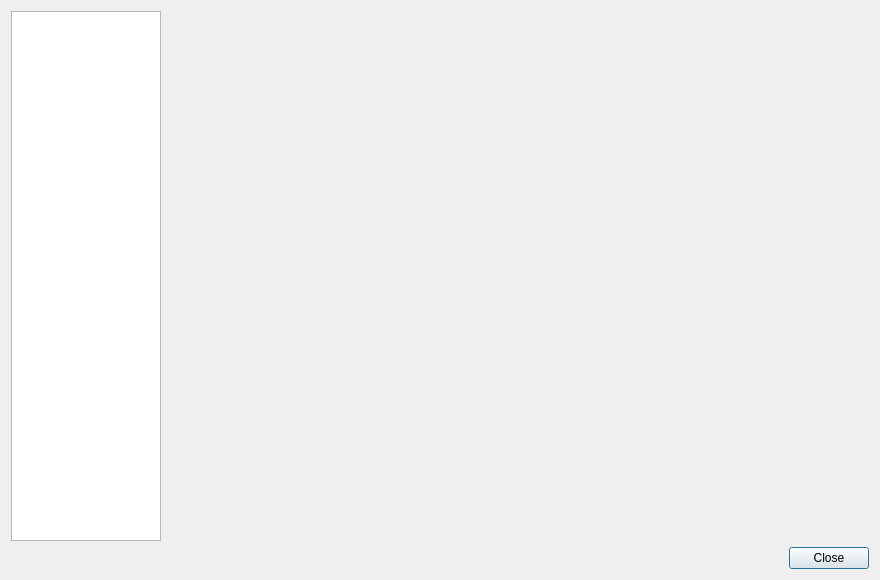
<?xml version="1.0" encoding="UTF-8"?>
<ui version="4.0">
 <class>SettingsDialog</class>
 <widget class="QDialog" name="SettingsDialog">
  <property name="geometry">
   <rect>
    <x>0</x>
    <y>0</y>
    <width>880</width>
    <height>580</height>
   </rect>
  </property>
  <property name="windowTitle">
   <string>Settings</string>
  </property>
  <layout class="QVBoxLayout" name="dialogLayout">
   <item>
    <widget class="QSplitter" name="splitter">
     <property name="orientation">
      <enum>Qt::Horizontal</enum>
     </property>
     <property name="handleWidth">
      <number>1</number>
     </property>
     <widget class="QListWidget" name="categories">
      <property name="minimumSize">
       <size>
        <width>110</width>
        <height>0</height>
       </size>
      </property>
      <property name="maximumSize">
       <size>
        <width>150</width>
        <height>16777215</height>
       </size>
      </property>
     </widget>
     <widget class="QStackedWidget" name="stack"/>
    </widget>
   </item>
   <item>
    <widget class="QDialogButtonBox" name="buttonBox">
     <property name="standardButtons">
      <set>QDialogButtonBox::Close</set>
     </property>
    </widget>
   </item>
  </layout>
 </widget>
 <resources/>
 <connections/>
</ui>
